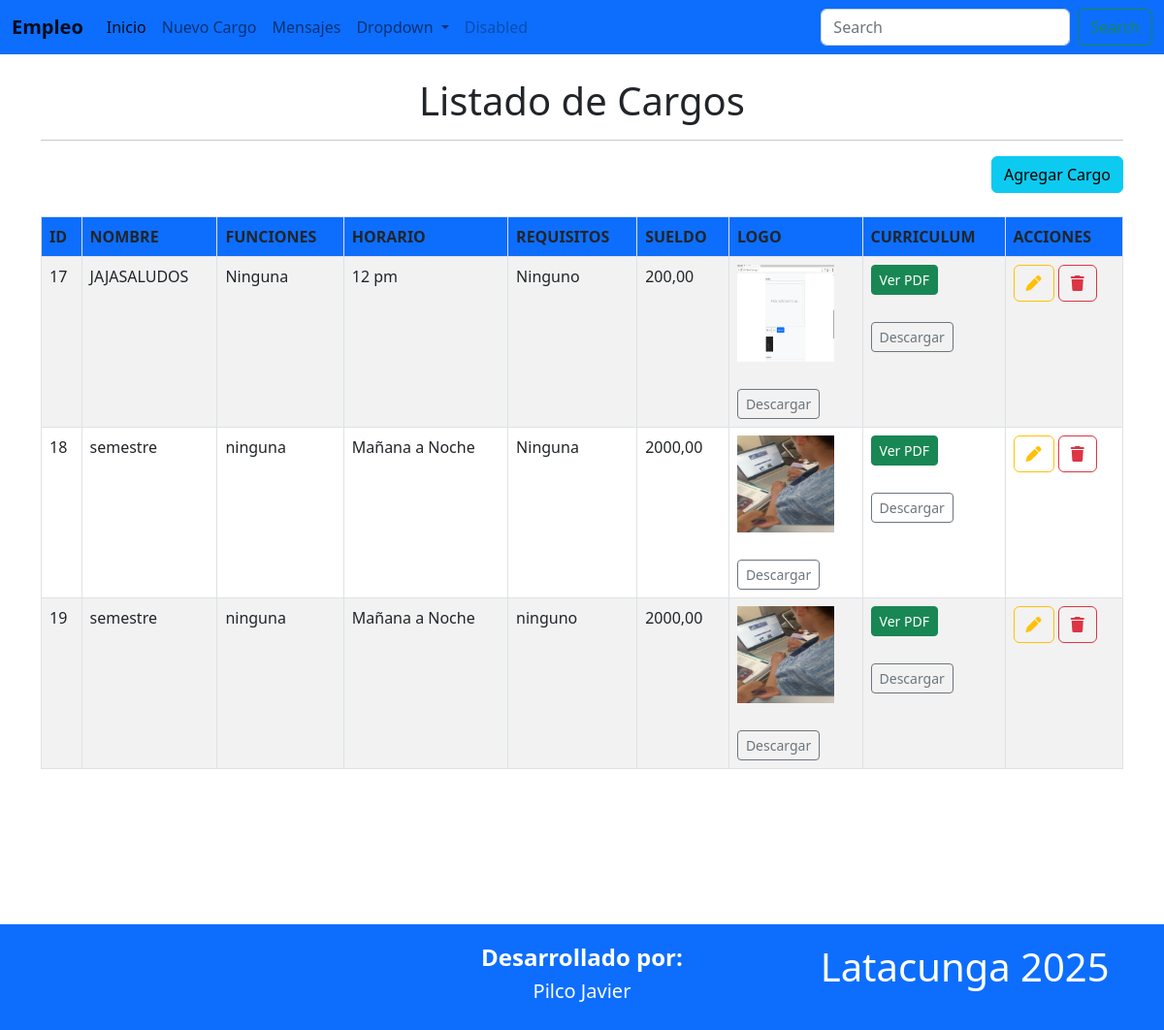
The page / on the database its author committed.
### Aplicaciones/Empresas/models.py (models this page shows, shortened)
class Cargo(models.Model):
    id=models.AutoField(primary_key=True)
    nombre=models.CharField(max_length=100)
    funciones=models.TextField()
    horario=models.CharField(max_length=500)
    requisitos=models.TextField()
    sueldo=models.DecimalField(max_digits=10,decimal_places=2)
    logo=models.FileField(upload_to='cargo', null=True, blank=True)
    archivo=models.FileField(upload_to='archivos', null=True, blank=True)

### Aplicaciones/Empresas/views.py (the view)
# urls.py: path('', views.inicio),
def inicio(request):
    listadoCargos=Cargo.objects.all()
    return render(request,"inicio.html",{'cargos':listadoCargos})

### Aplicaciones/Empresas/templates/inicio.html (shortened to what this page needs)
{% extends './plantilla.html' %}
{% block contenido %}
<br>
<h1 class="text-center">Listado de Cargos</h1>
<hr>
<div class="row">
    <div class="text-end">
        <a href="nuevoCargo" class="btn btn-info text-right">
            Agregar Cargo
        </a>
    </div>
</div>
<br>
<table  class="table table-bordered
     table-striped table-hover" id="tbl_cargos">
    <thead>
        <tr class="bg-primary">
            <th>ID</th>
            <th>NOMBRE</th>
            <th>FUNCIONES</th>
            <th>HORARIO</th>
            <th>REQUISITOS</th>
            <th>SUELDO</th>
            <th>LOGO</th>
            <th>CURRICULUM</th>
            <th>ACCIONES</th>
        </tr>
    </thead>
    <tbody>
        {% for cargoTemporal in cargos %}
            <tr>
                <td>{{cargoTemporal.id}}</td>
                <td>{{cargoTemporal.nombre}}</td>
                <td>{{cargoTemporal.funciones}}</td>
                <td>{{cargoTemporal.horario}}</td>
                <td>{{cargoTemporal.requisitos}}</td>
                <td>{{cargoTemporal.sueldo}}</td>
                <td>
                    {% if cargoTemporal.logo %}
                        <img src="{{cargoTemporal.logo.url}}" alt="Imagen" width="100px" height="100px">
                        <br><br>
                        <a href="{{cargoTemporal.logo.url}}" download class="btn btn-sm btn-outline-secondary mt-1">Descargar</a>
                    {% else %}
                        Ninguna
                    {% endif %}
                </td>
                <td>
                    {% if cargoTemporal.archivo %}
                        <a href="{{ cargoTemporal.archivo.url }}" target="_blank" class="btn btn-sm btn-success">
                            Ver PDF
                        </a><br><br>
                        <a href="{{ cargoTemporal.archivo.url }}" download class="btn btn-sm btn-outline-secondary mt-1">Descargar</a>
                    {% else %}
                        Ninguno
                    {% endif %}
                </td>
                <td>
                    <a href="editarCargo/{{cargoTemporal.id}}" class="btn btn-outline-warning">
                        <i class="fa fa-pen"></i>
                    </a>
                    <a href="#"
                        data-id="{{cargoTemporal.id}}"
                        class="btn btn-outline-danger btnEliminar">
                        <i class="fa fa-trash"></i>
                    </a>
                </td>
            </tr>
        {% endfor %}
    </tbody>
</table>
<br><br><br><br><br><br>
{% endblock %}

### rows shown on the page
Cargo: id "17", nombre "JAJASALUDOS", funciones "Ninguna", horario "12 pm", requisitos "Ninguno", sueldo "200,00", logo (picture)
Cargo: id "18", nombre "semestre", funciones "ninguna", horario "Mañana a Noche", requisitos "Ninguna", sueldo "2000,00", logo (picture)
Cargo: id "19", nombre "semestre", funciones "ninguna", horario "Mañana a Noche", requisitos "ninguno", sueldo "2000,00", logo (picture)
